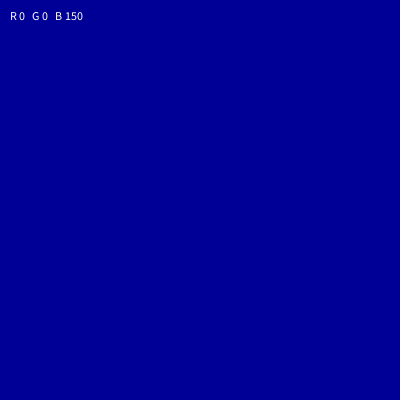
Frame 1 (no input)
Frame 60 (the mouse pressed at the canvas centre just before this capture): identical to frame 1, image omitted
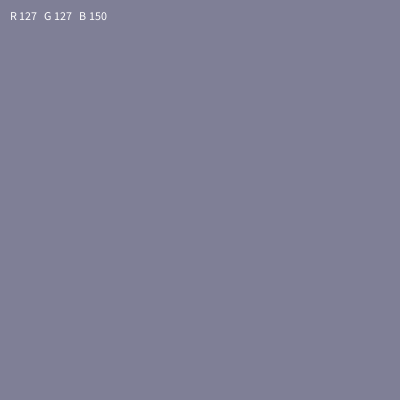
Frame 120 (the mouse held since frame 60 and released just before this capture)

The Processing sketch that drew these frames (run headless with seeded random() and noise(); from frame 60 on, the mouse is pressed at the canvas centre):

// Processing sketch: m02b_color_mixer
// ── m02b_color_mixer.pde
// MODULE 2 - Colour mixer
// Left-right changes RED, up-down changes GREEN, blue stays at 150.
// Watch the numbers. Colour = three dials from 0 to 255.
void setup() {
  size(400, 400);
}

void draw() {
  float r = map(mouseX, 0, width, 0, 255);
  float g = map(mouseY, 0, height, 0, 255);
  background(r, g, 150);             // CHANGE ME: try a different blue
  fill(255);
  text("R " + int(r) + "   G " + int(g) + "   B 150", 10, 20);
}
